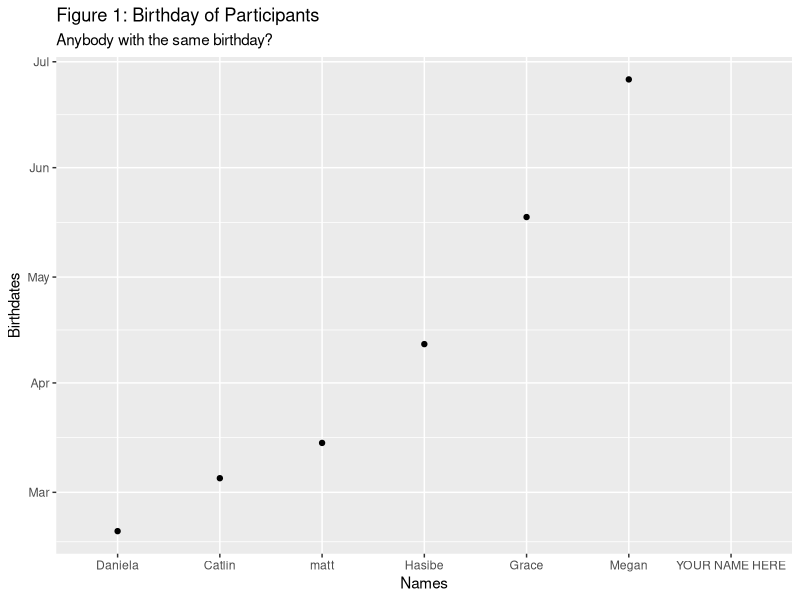

Recreate this plot in R.
library(ggplot2)
library(magrittr)


# What is your name? 
# When is your birthdate? Only Month and day.

# Format "Month/date". For example for date "January 9th", we write "01/09"
my_name <- NULL
my_bd <- NULL


# Format "Month/date". For example for date "January 9th", we write "01/09"
my_name[1] <- "Catlin"
my_bd[1] <- "03/05"
my_name[2] <- "matt"
my_bd[2] <- "03/15"
my_name[3] <- "Hasibe"
my_bd[3] <- "04/12"
my_name[4] <- "Grace" 
my_bd[4] <- "05/18"
my_name[5] <- "Apollo" 
my_bd[5] <- "03/23"
my_name[5] <- "Daniela" 
my_bd[5] <- "02/18"

my_name[6] <- "Megan" 
my_bd[6] <- "06/26"

my_name[7] <- "YOUR NAME HERE" 
my_bd[7] <- "MONTH/DAY HERE"

# When done, save, commit, push and make your first pull request.
###################################
df <- data.frame("names" = my_name ,
                 "birthdate" = as.Date(my_bd
                                       , "%m/%d") )
# Sort by date
df <- df[order(df$birthdate) , ]

same_bday <- df$birthdate[duplicated(df$birthdate)]

df %>% ggplot(mapping = aes(x = reorder(names, as.numeric(birthdate)),
                            y = birthdate ) ) +
        geom_point() +
        xlab("Names") +
        ylab("Birthdates") +
        labs(title = "Figure 1: Birthday of Participants",
             subtitle = "Anybody with the same birthday?")+
        geom_hline(yintercept = same_bday, color = "red", show.legend=T)
